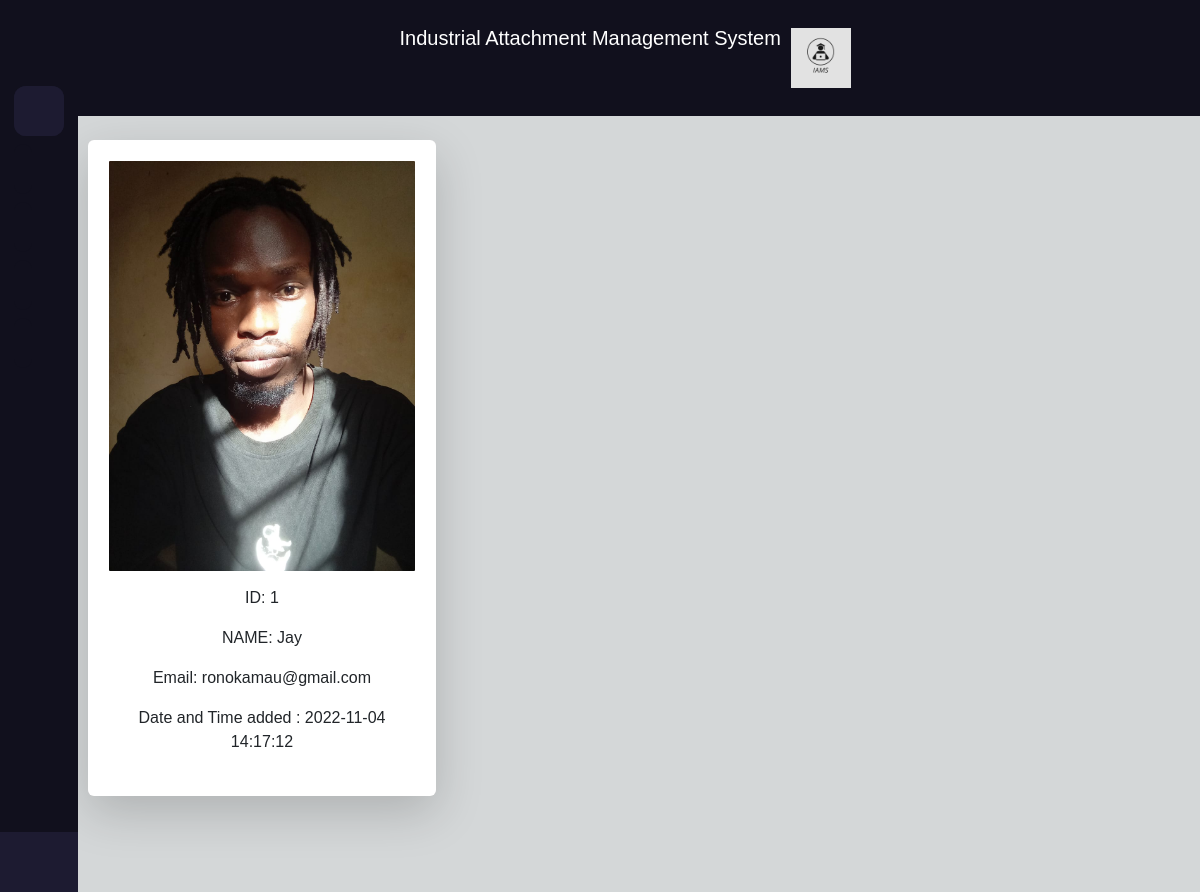
The app's page /profile (signed in) with its own data.
### app/models.py (models this page shows, shortened)
class User(UserMixin, db.Model):
    id = db.Column(db.Integer, primary_key=True)
    username = db.Column(db.String(64), index=True, unique=True)
    adm_number = db.Column(db.String(64), index=True, unique=True)
    email = db.Column(db.String(120), index=True, unique=True)
    date_added = db.Column(db.DateTime, default=datetime.utcnow)
    password_hash = db.Column(db.String(128))
    is_admin = db.Column(db.Boolean, default=False)
    applications = db.relationship('Application', backref='student', lazy='dynamic')

### app/routes.py (the view)
@app.route('/profile')
@login_required   #this is a flask extension that checks if user needs authentication
def profile():
    return render_template('profile.html', title='profile')

### app/models.py (called while the page is built)
@login.user_loader
def load_user(id):
    return User.query.get(int(id))

### app/templates/profile.html (shortened to what this page needs)
{% extends 'base.html'%}
{% block content %}
    <div class="profile shadow-lg p-3  mx-5 mb-5 bg-body rounded" >
        <img src="{{ url_for('static', filename='images/profile.jpg') }}" class="rounded" style = "width: 100%" alt="boy profile">
        <div class="container">
            <p>ID: {{ current_user.id }}</p>
            <p>NAME: {{ current_user.username }}</p>
            <p>
                Email: {{ current_user.email }}
            </p>
            <p>
                Date and Time added : {{ current_user.date_added }}
            </p>
        </div>
    </div>
    <br><br>
{% endblock %}

### app/templates/base.html (shortened to what this page needs)
<!doctype html>
<html lang="en">
    <head>
        <link rel="stylesheet" href="https://cdn.jsdelivr.net/npm/bootstrap@5.2.2/dist/css/bootstrap.rtl.min.css">
        <link rel="stylesheet" href="{{ url_for('static' ,filename='css/style.css')}}">
        <link href='https://unpkg.com/boxicons@2.1.4/css/boxicons.min.css' rel='stylesheet'>
    </head>
    <body>
        {% include 'navb.html' %}
        <div class="jay">
            <nav class="navbar navbar-dark" style="background-color: #11101D;">
                <div class="navbar-header">
                    <a class="navbar-brand" href="{{ url_for('index') }}">
                        Industrial Attachment Management System
                        <img src="{{ url_for('static', filename='images/logo.jpg') }}"  style="width: 70px" class="d-inline-block align-top" alt="">
                    </a>
                </div>
            </nav>
        <br>
        {% block content %} {% endblock %}
        </div>
    </body>
</html>

### app/templates/navb.html (shortened to what this page needs)
<div class="sidebar">
    <div class="logo-details">
            <i class="bx bx-menu" id="btn"></i>
    </div>
    <ul class="nav-list">
        <li>
            <i class="bx bx-search"></i>
        </li>
        <li>
            <a href="{{ url_for('index') }}">
                <i class="bx bx-grid-alt"></i>
            </a>
        </li>
        <li>
            <a href="{{ url_for('profile') }}">
                <i class="bx bx-user"></i>
            </a>
        </li>
        <li>
            <a href="{{ url_for('apply') }}">
                <i class="bx bx-edit"></i>
            </a>
        {% if current_user.is_admin == True %}
        <li>
            <a href="{{ url_for('add_student')}}">
                <i class="bx bx-cog"></i>
            </a>
        </li>
        {% endif %}
        <li class="profile">
            <div class="profile-details">
                <div class="name_job">
                <div class="name">{{ current_user.username }}</div>
                <div class="job">Student</div>
                </div>
            </div>
            <a href="{{ url_for('logout') }}">
                <i class="bx bx-log-out" id="log_out"></i>
            </a>
        </li>
    </ul>
</div>

### app/static/css/style.css (style rules this page uses)
div.jay { margin: 0px 0px 0px 40px; background: #d4d7d8; padding: 10; box-sizing: border-box; font-family: "Poppins" , sans-serif; }
.navbar-header { float: left; padding: 15px; text-align: center; width: 100%; }
.navbar-brand { float:none; }
div.profile { width: 30%; background-color: white; box-shadow: 0 4px 8px 0 rgba(0, 0, 0, 0.2), 0 6px 20px 0 rgba(0, 0, 0, 0.19); }
div.container { text-align: center; padding: 10px 20px; }
img { border-radius: 4px; box-shadow: #11101D; padding: 5px; width: 150px; }
* { margin: 0; padding: 0; box-sizing: border-box; font-family: "Poppins" , sans-serif; }
.sidebar { position: fixed; left: 0; top: 0; height: 100%; width: 78px; background: #11101D; padding: 6px 14px; z-index: 99; transition: all 0.5s ease; }
.sidebar .logo-details { height: 60px; display: flex; align-items: center; position: relative; }
.sidebar .logo-details #btn { position: absolute; top: 50%; right: 0; transform: translateY(-50%); font-size: 22px; transition: all 0.4s ease; font-size: 23px; text-align: center; cursor: pointer; transition: all 0.5s ease; }
.sidebar i { color: #fff; height: 60px; min-width: 50px; font-size: 28px; text-align: center; line-height: 60px; }
.sidebar .nav-list { margin-top: 20px; height: 100%; }
.sidebar li { position: relative; margin: 8px 0; list-style: none; }
.sidebar .bx-search { position: absolute; top: 50%; left: 0; transform: translateY(-50%); font-size: 22px; background: #1d1b31; color: #FFF; }
.sidebar li a { display: flex; height: 100%; width: 100%; border-radius: 12px; align-items: center; text-decoration: none; transition: all 0.4s ease; background: #11101D; }
.sidebar li i { height: 50px; line-height: 50px; font-size: 18px; border-radius: 12px; }
.sidebar li.profile { position: fixed; height: 60px; width: 78px; left: 0; bottom: -8px; padding: 10px 14px; background: #1d1b31; transition: all 0.5s ease; overflow: hidden; }
.sidebar li .profile-details { display: flex; align-items: center; flex-wrap: nowrap; }
.sidebar li.profile .name, .sidebar li.profile .job { font-size: 15px; font-weight: 400; color: #fff; white-space: nowrap; }
.sidebar li.profile .job { font-size: 12px; }
.sidebar .profile #log_out { position: absolute; top: 50%; right: 0; transform: translateY(-50%); background: #1d1b31; width: 100%; height: 60px; line-height: 60px; border-radius: 0px; transition: all 0.5s ease; }

### records on screen
User: id "1", username "Jay", email "ronokamau@gmail.com", date_added "2022-11-04 14:17:12"
